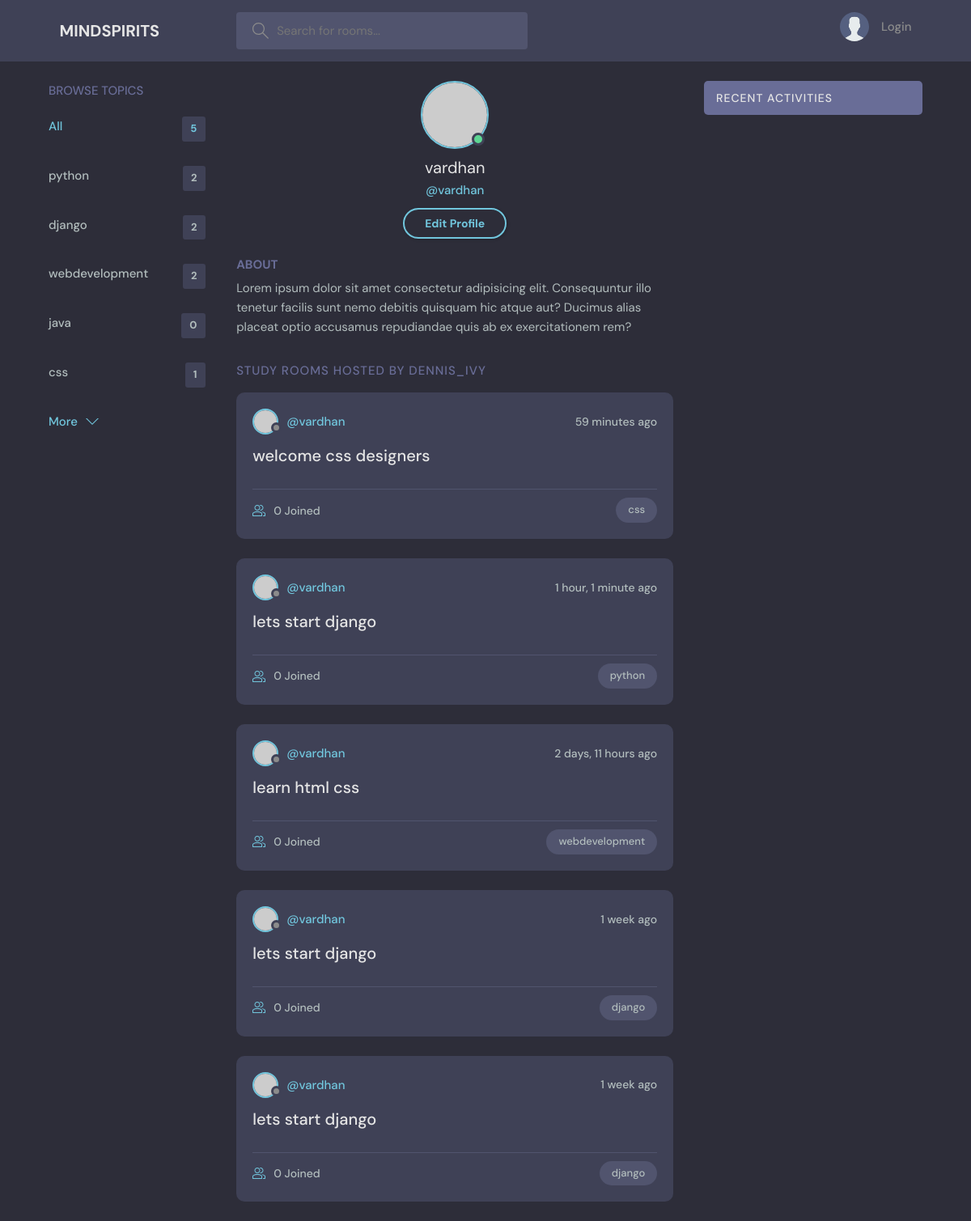
The app's page /profile/1 with its own data.
### base/models.py (models this page shows, shortened)
class topic(models.Model):
    name=models.CharField(max_length=200)

class Room(models.Model):
    host=models.ForeignKey(User,on_delete=models.SET_NULL,null=True)
    topic=models.ForeignKey(topic,on_delete=models.SET_NULL,null=True)
    name=models.CharField(max_length=200)
    description=models.TextField(null=True,blank=True)
    participants=models.ManyToManyField(User,related_name='participants',blank=True)
    updated=models.DateTimeField(auto_now=True)
    created=models.DateTimeField(auto_now_add=True)
    class Meta:
        ordering=['-updated','-created']

### base/views.py (the view)
# urls.py: path('profile/<str:pk>',views.userProfile,name="user-profile"),
def userProfile(request,pk):
    user=User.objects.get(id=pk)
    rooms=user.room_set.all()
    room_messages=user.message_set.all()
    topics =topic.objects.all()
    context={'user':user,'rooms':rooms,'room_messages':room_messages,'topics':topics}
    return render(request,'base/profile.html',context)

### base/templates/base/profile.html
{%extends 'main.html' %}
{%block content%}
  <main class="profile-page layout layout--3">
    <div class="container">
      {% include 'base/topics_component.html' %}
      <div class="roomList">
        <div class="profile">
          <div class="profile__avatar">
            <div class="avatar avatar--large active">
              <img src="https://randomuser.me/api/portraits/men/11.jpg" />
            </div>
          </div>
          <div class="profile__info">
            <h3>{{user.username}}</h3>
            <p>@{{user.username}}</p>
            <a href="edit-user.html" class="btn btn--main btn--pill">Edit Profile</a>
          </div>
          <div class="profile__about">
            <h3>About</h3>
            <p>
              Lorem ipsum dolor sit amet consectetur adipisicing elit. Consequuntur illo tenetur
              facilis sunt nemo debitis quisquam hic atque aut? Ducimus alias placeat optio
              accusamus repudiandae quis ab ex exercitationem rem?
            </p>
          </div>
        </div>
        <div class="roomList__header">
          <div>
            <h2>Study Rooms Hosted by dennis_ivy</a>
            </h2>
          </div>
        </div>
        {%include 'base/feed_component.html' %}
      </div>
      {%include 'base/activity_component.html' %}
    </div>
  </main>
{%endblock content%}

### base/templates/base/topics_component.html
<div class="topics">
    <div class="topics__header">
        <h2>Browse Topics</h2>
    </div>
    <ul class="topics__list">
        <li>
        <a href="{%url 'home' %}" class="active">All <span>{{topics.count}}</span></a>
        </li>
        {%for topic in topics %}
        <li>
        <a href="{% url 'home' %}?q={{topic.name}}">{{topic.name}} <span>{{topic.room_set.all.count}}</span></a>
        </li>
        {%endfor%}
    </ul>
    <a class="btn btn--link" href="topics.html">
        More
        <svg version="1.1" xmlns="http://www.w3.org/2000/svg" width="32" height="32" viewBox="0 0 32 32">
        <title>chevron-down</title>
        <path d="M16 21l-13-13h-3l16 16 16-16h-3l-13 13z"></path>
        </svg>
    </a>
</div>

### base/templates/base/feed_component.html (shortened to what this page needs)
{% for room in rooms %}
<div class="roomListRoom">
    <div class="roomListRoom__header">
      <a href="{%url 'user-profile' room.host.id %}" class="roomListRoom__author">
        <div class="avatar avatar--small">
          <img src="https://randomuser.me/api/portraits/women/11.jpg" />
        </div>
        <span>@{{room.host.username}}</span>
      </a>
      <div class="roomListRoom__actions">
        <span>{{room.created|timesince}} ago</span>
      </div>
    </div>
    <div class="roomListRoom__content">
      <a href="{%url 'room' room.id %}">{{room.name}}</a>
    </div>
    <div class="roomListRoom__meta">
      <a href="{%url 'room' room.id %}" class="roomListRoom__joined">
        {{room.participants.all.count}} Joined
      </a>
      <p class="roomListRoom__topic">{{room.topic.name}}</p>
    </div>
</div>
{%endfor%}

### records on screen
topic: name "python", room_set.all.count "2"
topic: name "django", room_set.all.count "2"
topic: name "webdevelopment", room_set.all.count "2"
topic: name "java", room_set.all.count "0"
topic: name "css", room_set.all.count "1"
Room: host.username "vardhan", created "59 minutes", name "welcome css designers", participants.all.count "0", topic.name "css"
Room: host.username "vardhan", created "1 hour, 1 minute", name "lets start django", participants.all.count "0", topic.name "python"
Room: host.username "vardhan", created "2 days, 11 hours", name "learn html css", participants.all.count "0", topic.name "webdevelopment"
Room: host.username "vardhan", created "1 week", name "lets start django", participants.all.count "0", topic.name "django"
Room: host.username "vardhan", created "1 week", name "lets start django", participants.all.count "0", topic.name "django"

### other values on screen
{{ topics.count }} "5"
{{ user.username }} "vardhan"
